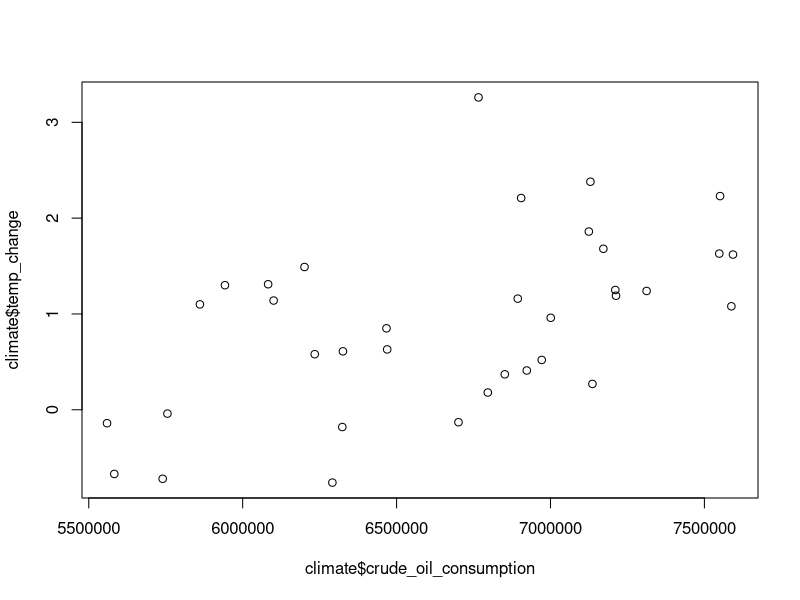
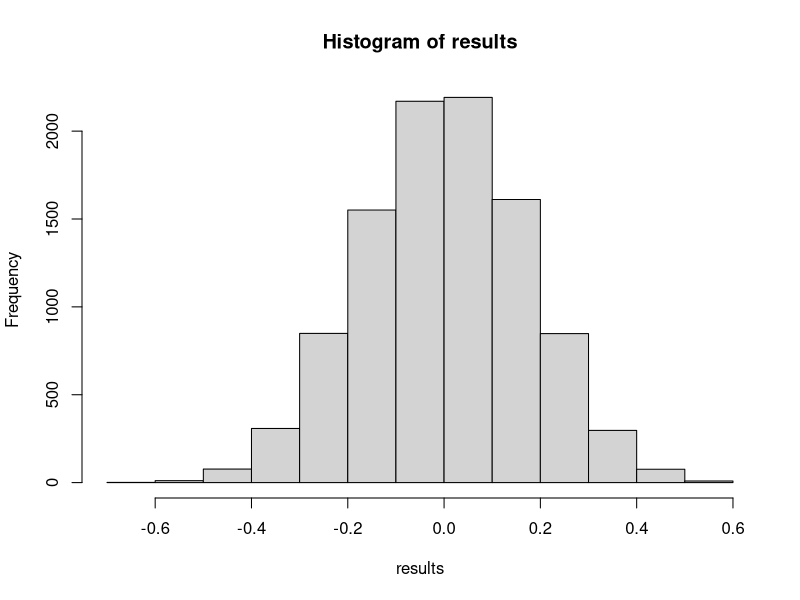
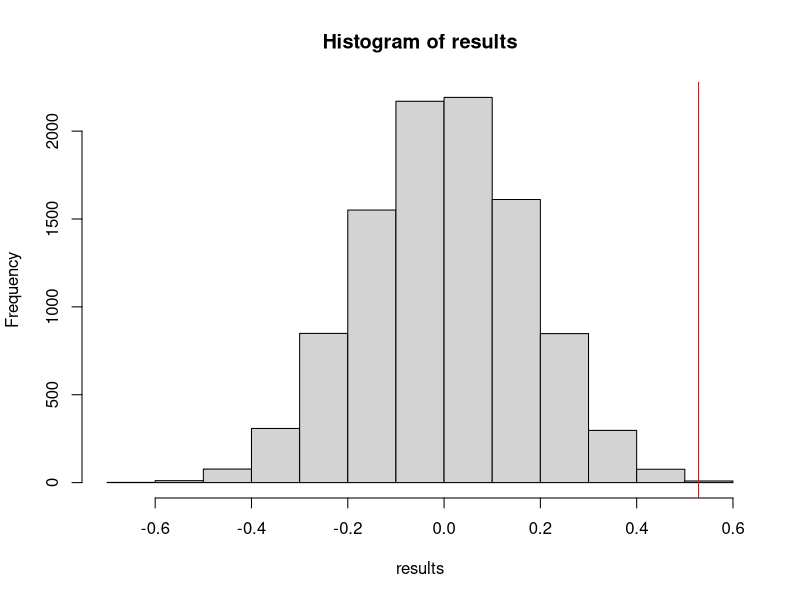

Write the R code that produced these figures, in order.
## Exam 2 Climate Change 

climate <- read.csv(file = "oil-temp.csv", header = TRUE)
head(climate)

#visualizing my data a little bit so I know what I'm looking at 
plot(climate$crude_oil_consumption, climate$temp_change)


observed_cor <- cor(climate$crude_oil_consumption, climate$temp_change)
observed_cor
#got .5285

#because the null hypothessis is that there is no correlation between columns, I am going 
#to sample within each column and then run perm tests on that. 


#2 
n_perms <- 10000

temp <- sample(climate$temp_change, replace = FALSE)
temp

oil <- sample(climate$crude_oil_consumption, replace = FALSE)
oil 

cor(temp, oil)

results <- replicate(n_perms, {
  temp <- sample(climate$temp_change, replace =  FALSE)
  oil <- sample(climate$crude_oil_consumption, replace =  FALSE)
 cor(temp, oil)
})

head(results)

#3 

plot(hist(results))
abline(v = observed_cor, col = "red")

#4 

p_value <- mean(abs(results) >= abs(observed_cor))
p_value

#really low p value 

ci <- p_value + c(-1, 1) * qnorm(.975) * sqrt(p_value * (1 - p_value) / n_perms)

c(lower = ci[1],
  p_value = p_value,
  upper = ci[2])

# Conclusion:
#reject the null hypothesis and say that there is a relationship between oil consumption and temperature change 


